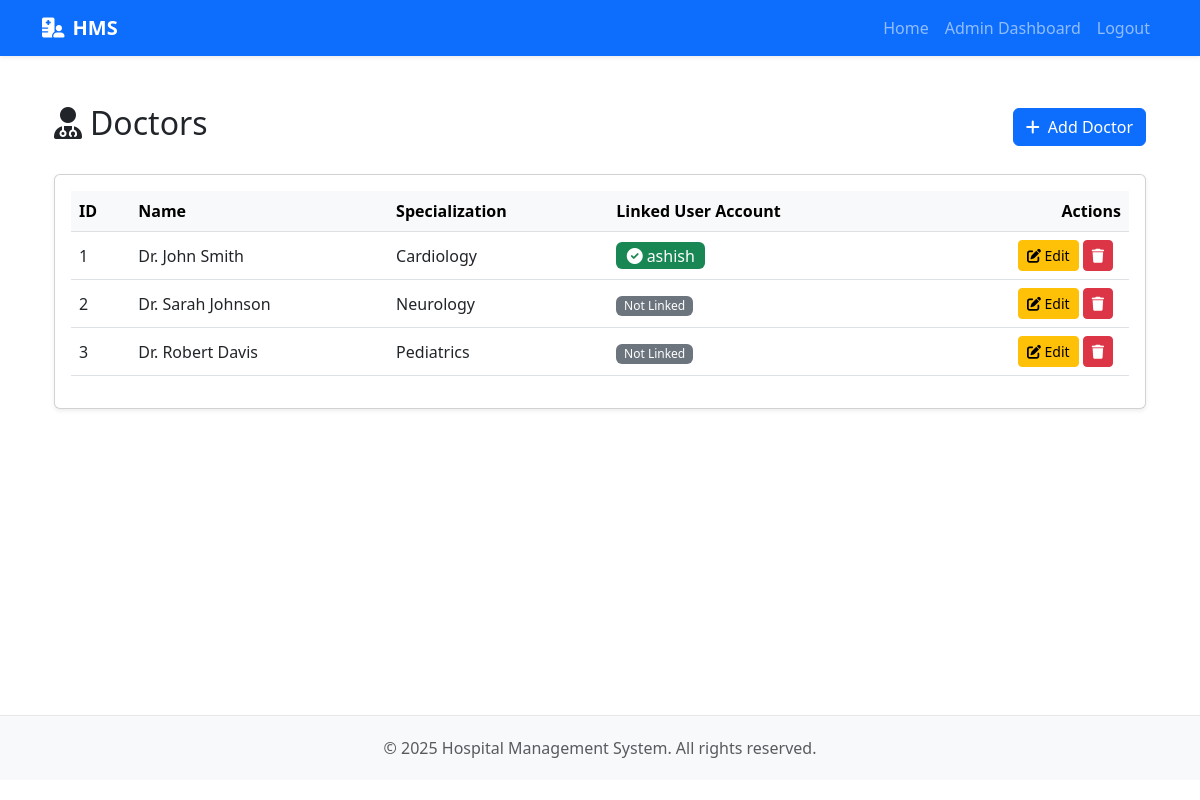
Page /admin/doctors (signed in) on the committed database.
### app/models.py (models this page shows, shortened)
class Doctor(db.Model):
    id = db.Column(db.Integer, primary_key=True)
    user_id = db.Column(db.Integer, db.ForeignKey('user.id'), unique=True, nullable=True)
    first_name = db.Column(db.String(50), nullable=False)
    last_name = db.Column(db.String(50), nullable=False)
    specialization = db.Column(db.String(100), nullable=False)
    contact_number = db.Column(db.String(20))
    email = db.Column(db.String(120))
    is_available = db.Column(db.Boolean, default=True)
    appointments = db.relationship('Appointment', backref='doctor', lazy='dynamic')
    @property
    def full_name(self):
        return f"{self.first_name} {self.last_name}"

class User(UserMixin, db.Model):
    id = db.Column(db.Integer, primary_key=True)
    username = db.Column(db.String(64), index=True, unique=True, nullable=False)
    email = db.Column(db.String(120), index=True, unique=True, nullable=False)
    password_hash = db.Column(db.String(128))
    is_admin = db.Column(db.Boolean, default=False)
    patient = db.relationship('Patient', backref='user', uselist=False) # Changed to one-to-one
    doctor = db.relationship('Doctor', backref='user', uselist=False)

### app/routes/admin_routes.py (the view)
@admin_bp.route('/doctors')
@login_required
@admin_required
def manage_doctors():
    doctors = Doctor.query.all()
    return render_template('admin/doctors.html', doctors=doctors)

### app/models.py (called while the page is built)
@login_manager.user_loader
def load_user(id):
    return User.query.get(int(id))

### app/routes/admin_routes.py (called while the page is built)
def admin_required(f):
    @wraps(f)
    def decorated_function(*args, **kwargs):
        if not current_user.is_admin:
            flash('You do not have permission to access this page.', 'danger')
            return redirect(url_for('auth.login'))
        return f(*args, **kwargs)
    return decorated_function

### app/templates/admin/doctors.html (shortened to what this page needs)
{% extends "base.html" %}
{% block content %}
<div class="container mt-4">
    <div class="d-flex justify-content-between align-items-center mb-4">
        <h2><i class="fas fa-user-md me-2"></i>Doctors</h2>
        <a href="{{ url_for('admin.add_doctor') }}" class="btn btn-primary">
            <i class="fas fa-plus me-1"></i> Add Doctor
        </a>
    </div>
    <div class="card shadow-sm">
        <div class="card-body">
            <div class="table-responsive">
                <table class="table table-hover align-middle">
                    <thead class="table-light">
                        <tr>
                            <th>ID</th>
                            <th>Name</th>
                            <th>Specialization</th>
                            <th>Linked User Account</th>
                            <th class="text-end">Actions</th>
                        </tr>
                    </thead>
                    <tbody>
                        {% for doctor in doctors %}
                        <tr>
                            <td>{{ doctor.id }}</td>
                            <td>Dr. {{ doctor.full_name }}</td>
                            <td>{{ doctor.specialization }}</td>
                            <td>
                                {% if doctor.user %}
                                    <span class="badge bg-success fs-6"><i class="fas fa-check-circle me-1"></i>{{ doctor.user.username }}</span>
                                {% else %}
                                    <span class="badge bg-secondary">Not Linked</span>
                                {% endif %}
                            </td>
                            <td class="text-end">
                                <a href="{{ url_for('admin.edit_doctor', doctor_id=doctor.id) }}" class="btn btn-sm btn-warning" title="Edit">
                                    <i class="fas fa-edit"></i> Edit
                                </a>
                                <form action="{{ url_for('admin.delete_doctor', doctor_id=doctor.id) }}" method="post" style="display: inline;">
                                    <button type="submit" class="btn btn-sm btn-danger"
                                            onclick="return confirm('Are you sure you want to delete Dr. {{ doctor.full_name }}? This action cannot be undone.');"
                                            title="Delete">
                                        <i class="fas fa-trash"></i>
                                    </button>
                                </form>
                            </td>
                        </tr>
                        {% else %}
                        <tr>
                            <td colspan="5" class="text-center">No doctors have been added yet.</td>
                        </tr>
                        {% endfor %}
                    </tbody>
                </table>
            </div>
        </div>
    </div>
</div>
{% endblock %}

### app/static/css/style.css (style rules this page uses)
body { padding-bottom: 20px; }
.card { box-shadow: 0 0.125rem 0.25rem rgba(0, 0, 0, 0.075); margin-bottom: 1.5rem; }
.table th { font-weight: 600; }
form .btn { margin-right: 0.5rem; }
.badge { font-weight: 500; padding: 0.35em 0.65em; }

### app/templates/base.html (style rules this page uses)
body { display: flex; flex-direction: column; min-height: 100vh; }

### rows in the picture
Doctor: id "1", full_name "John Smith", specialization "Cardiology", user.username "ashish"
Doctor: id "2", full_name "Sarah Johnson", specialization "Neurology", shows "Not Linked"
Doctor: id "3", full_name "Robert Davis", specialization "Pediatrics", shows "Not Linked"
